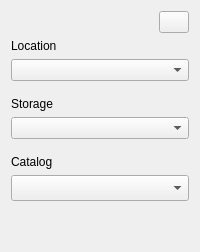
         <widget class="QWidget" name="Global_tab1_Filters">
          <attribute name="icon">
           <iconset theme="view-filter">
            <normaloff>.</normaloff>.</iconset>
          </attribute>
          <attribute name="title">
           <string>Filters</string>
          </attribute>
          <layout class="QGridLayout" name="gridLayout_7">
           <item row="5" column="0" colspan="2">
            <widget class="QComboBox" name="Filters_comboBox_SelectStorage"/>
           </item>
           <item row="0" column="1">
            <widget class="QPushButton" name="Filters_pushButton_ResetGlobal">
             <property name="minimumSize">
              <size>
               <width>30</width>
               <height>0</height>
              </size>
             </property>
             <property name="maximumSize">
              <size>
               <width>30</width>
               <height>16777215</height>
              </size>
             </property>
             <property name="toolTip">
              <string>Reset all filters</string>
             </property>
             <property name="text">
              <string/>
             </property>
             <property name="icon">
              <iconset theme="edit-clear-history">
               <normaloff>.</normaloff>.</iconset>
             </property>
            </widget>
           </item>
           <item row="4" column="0">
            <widget class="QLabel" name="Filters_label_Storage">
             <property name="minimumSize">
              <size>
               <width>60</width>
               <height>0</height>
              </size>
             </property>
             <property name="text">
              <string>Storage</string>
             </property>
             <property name="alignment">
              <set>Qt::AlignLeading|Qt::AlignLeft|Qt::AlignVCenter</set>
             </property>
            </widget>
           </item>
           <item row="8" column="0" colspan="2">
            <widget class="QComboBox" name="Filters_comboBox_SelectCatalog">
             <property name="font">
              <font>
               <family>Noto Sans</family>
               <pointsize>10</pointsize>
              </font>
             </property>
            </widget>
           </item>
           <item row="3" column="0">
            <spacer name="Filters_verticalSpacer_2">
             <property name="orientation">
              <enum>Qt::Vertical</enum>
             </property>
             <property name="sizeType">
              <enum>QSizePolicy::Fixed</enum>
             </property>
             <property name="sizeHint" stdset="0">
              <size>
               <width>20</width>
               <height>10</height>
              </size>
             </property>
            </spacer>
           </item>
           <item row="7" column="0">
            <widget class="QLabel" name="Filters_label_Catalog">
             <property name="minimumSize">
              <size>
               <width>60</width>
               <height>0</height>
              </size>
             </property>
             <property name="text">
              <string>Catalog</string>
             </property>
             <property name="alignment">
              <set>Qt::AlignLeading|Qt::AlignLeft|Qt::AlignVCenter</set>
             </property>
            </widget>
           </item>
           <item row="6" column="0">
            <spacer name="Filters_verticalSpacer_3">
             <property name="orientation">
              <enum>Qt::Vertical</enum>
             </property>
             <property name="sizeType">
              <enum>QSizePolicy::Fixed</enum>
             </property>
             <property name="sizeHint" stdset="0">
              <size>
               <width>20</width>
               <height>10</height>
              </size>
             </property>
            </spacer>
           </item>
           <item row="2" column="0" colspan="2">
            <widget class="QComboBox" name="Filters_comboBox_SelectLocation"/>
           </item>
           <item row="1" column="0">
            <widget class="QLabel" name="Filters_label_Location">
             <property name="minimumSize">
              <size>
               <width>70</width>
               <height>0</height>
              </size>
             </property>
             <property name="text">
              <string>Location</string>
             </property>
             <property name="alignment">
              <set>Qt::AlignLeading|Qt::AlignLeft|Qt::AlignVCenter</set>
             </property>
            </widget>
           </item>
           <item row="9" column="0">
            <spacer name="Filters_verticalSpacer_1">
             <property name="orientation">
              <enum>Qt::Vertical</enum>
             </property>
             <property name="sizeHint" stdset="0">
              <size>
               <width>20</width>
               <height>40</height>
              </size>
             </property>
            </spacer>
           </item>
          </layout>
         </widget>
